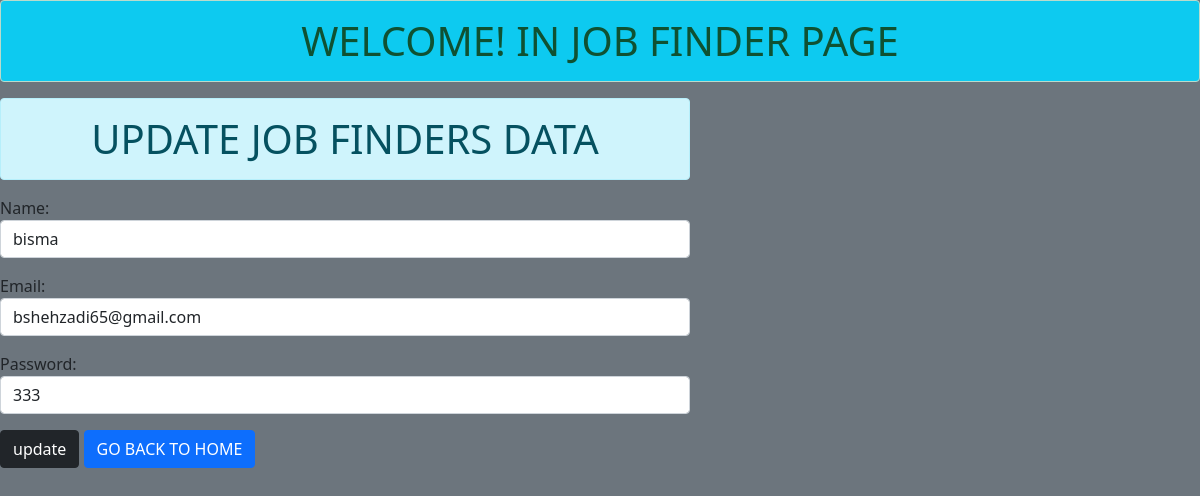
Page /update/7/ on the committed database.
### app/models.py (models this page shows)
class My_Model(models.Model):
    name = models.CharField(max_length = 150)
    email = models.CharField(max_length = 150)
    password = models.CharField(max_length = 150)

### app/views.py (the view)
# urls.py: path('update/<int:id>/',views.update,name='update'),
def update(request,id):
    if request.method=='POST':
        sm = My_Model.objects.get(pk=id)
        fm = My_Form(request.POST,instance=sm)
        if fm.is_valid():
            fm.save()
            fm = My_Form()
    else:
        sm = My_Model.objects.get(pk=id)
        fm = My_Form(instance=sm)
    return render(request,'update.html',{'form':fm})

### app/forms.py
class My_Form(forms.ModelForm):
    class Meta:
        model = My_Model
        fields = ['name','email','password']
        widgets = {
            'name':forms.TextInput(attrs={'class':'form-control'}),
            'email':forms.TextInput(attrs={'class':'form-control'}),
            'password':forms.TextInput(attrs={'class':'form-control'}),
        }

### templates/update.html (shortened to what this page needs)
{% extends 'base.html' %}
{% block bisma %}
<div class="row">
<div class="col-sm-7">
<h1 class="alert alert-info text-center">UPDATE JOB FINDERS DATA</h1>
<form action="" method="POST">
{{form.as_p}}
<button type="submit" class="btn btn-dark">update</button>
<a href="{% url 'add' %}" class="btn btn-primary">GO BACK TO HOME</a>
</form>
</div>
</div>
{% endblock bisma %}

### rows in the picture
My_Model: name "bisma", email "bshehzadi65@gmail.com", password "333"
